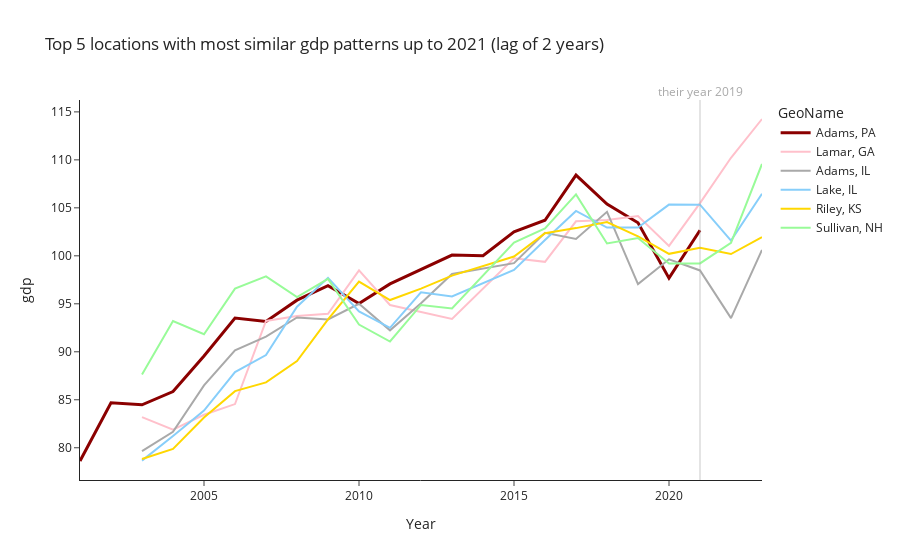

Here is the notebook cell this chart was saved with:
### Code cell
f.plot_kins()

### Figure 1 — Plotly figure (JSON) as saved in the notebook; plotly's stock layout.template omitted (floating-point values rounded to 4 significant figures)
{"data": [{"line": {"color": "darkred", "width": 3}, "mode": "lines", "name": "Adams, PA", "text": "Adams, PA", "textposition": "top right", "type": "scatter", "x": [2001, 2002, 2003, 2004, 2005, 2006, 2007, 2008, 2009, 2010, 2011, 2013, 2014, 2015, 2016, 2017, 2018, 2019, 2020, 2021], "y": [78.62, 84.69, 84.47, 85.86, 89.56, 93.51, 93.15, 95.38, 96.89, 95.04, 97.07, 100.1, 100.0, 102.5, 103.7, 108.4, 105.4, 103.4, 97.68, 102.7]}, {"line": {"color": "#FFC0CB"}, "mode": "lines", "name": "Lamar, GA", "text": "Lamar, GA", "textposition": "top right", "type": "scatter", "x": [2003, 2004, 2005, 2006, 2007, 2008, 2009, 2010, 2011, 2012, 2013, 2015, 2016, 2017, 2018, 2019, 2020, 2021, 2022, 2023], "y": [83.19, 81.88, 83.44, 84.55, 93.22, 93.73, 93.97, 98.48, 94.88, 94.17, 93.43, 99.74, 99.37, 103.6, 103.7, 104.2, 101.0, 105.5, 110.2, 114.3]}, {"line": {"color": "#A9A9A9"}, "mode": "lines", "name": "Adams, IL", "text": "Adams, IL", "textposition": "top right", "type": "scatter", "x": [2003, 2004, 2005, 2006, 2007, 2008, 2009, 2010, 2011, 2012, 2013, 2015, 2016, 2017, 2018, 2019, 2020, 2021, 2022, 2023], "y": [79.65, 81.65, 86.49, 90.16, 91.59, 93.58, 93.37, 95.0, 92.23, 95.05, 98.11, 99.23, 102.4, 101.8, 104.6, 97.06, 99.64, 98.48, 93.51, 100.6]}, {"line": {"color": "#87CEFA"}, "mode": "lines", "name": "Lake, IL", "text": "Lake, IL", "textposition": "top right", "type": "scatter", "x": [2003, 2004, 2005, 2006, 2007, 2008, 2009, 2010, 2011, 2012, 2013, 2015, 2016, 2017, 2018, 2019, 2020, 2021, 2022, 2023], "y": [78.66, 81.22, 83.88, 87.88, 89.66, 94.69, 97.71, 94.21, 92.5, 96.2, 95.77, 98.52, 101.7, 104.7, 102.9, 103.0, 105.3, 105.3, 101.6, 106.5]}, {"line": {"color": "#FFD700"}, "mode": "lines", "name": "Riley, KS", "text": "Riley, KS", "textposition": "top right", "type": "scatter", "x": [2003, 2004, 2005, 2006, 2007, 2008, 2009, 2010, 2011, 2012, 2013, 2015, 2016, 2017, 2018, 2019, 2020, 2021, 2022, 2023], "y": [78.82, 79.88, 83.16, 85.9, 86.81, 89.03, 93.38, 97.32, 95.39, 96.58, 97.94, 99.92, 102.4, 102.9, 103.5, 102.0, 100.2, 100.8, 100.2, 101.9]}, {"line": {"color": "#98FB98"}, "mode": "lines", "name": "Sullivan, NH", "text": "Sullivan, NH", "textposition": "top right", "type": "scatter", "x": [2003, 2004, 2005, 2006, 2007, 2008, 2009, 2010, 2011, 2012, 2013, 2015, 2016, 2017, 2018, 2019, 2020, 2021, 2022, 2023], "y": [87.62, 93.21, 91.83, 96.59, 97.86, 95.7, 97.59, 92.84, 91.07, 94.88, 94.51, 101.4, 102.8, 106.4, 101.3, 101.8, 99.2, 99.2, 101.3, 109.6]}], "layout": {"annotations": [{"font": {"color": "darkgray"}, "showarrow": false, "text": "their year 2019", "x": 2021, "xref": "x", "y": 1.05, "yref": "paper"}], "legend": {"title": {"text": "GeoName"}}, "shapes": [{"line": {"color": "darkgray", "width": 2}, "type": "line", "x0": 2021, "x1": 2021, "xref": "x", "y0": 0, "y1": 1, "yref": "paper"}], "title": {"text": "Top 5 locations with most similar gdp patterns up to 2021 (lag of 2 years)"}, "xaxis": {"title": {"text": "Year"}}, "yaxis": {"title": {"text": "gdp"}}}}
